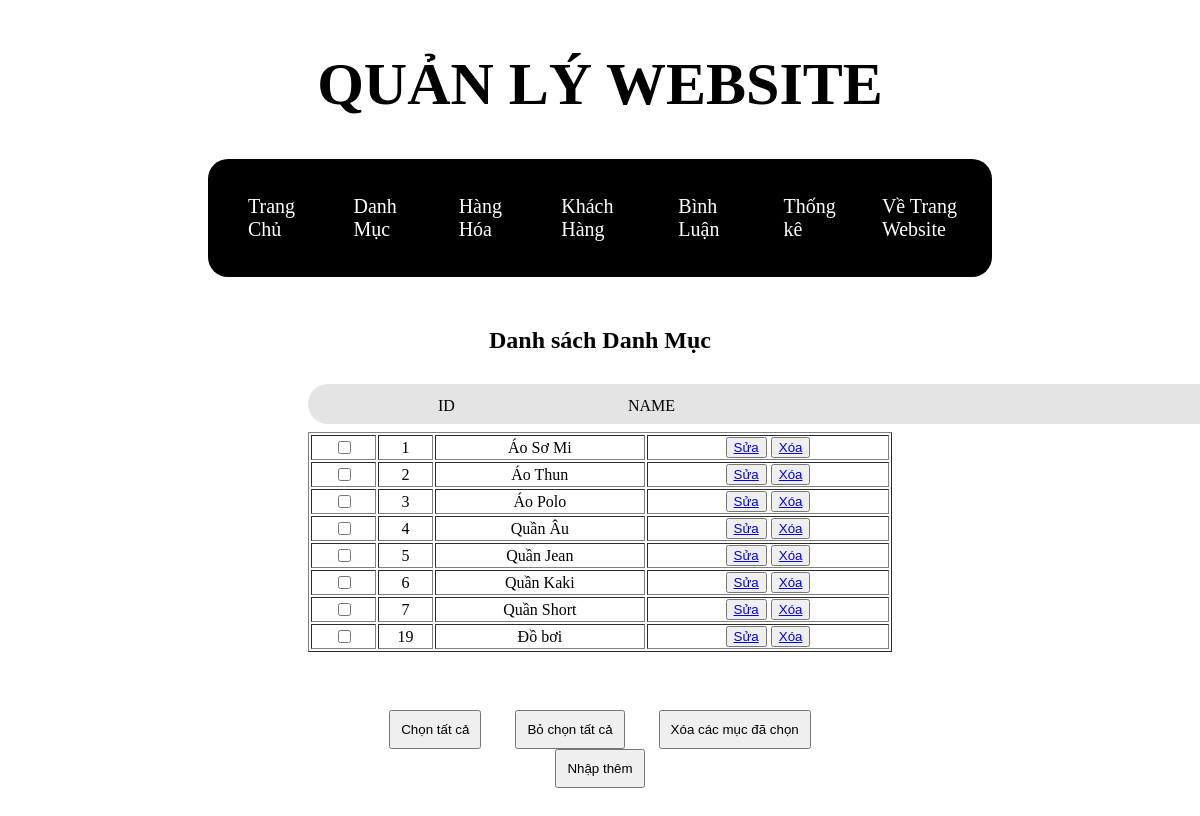
Screenshot of /admin/index.php?act=listdm with the database file from the repository.
### tables this page shows
CREATE TABLE `category` (
  `category_id` int(11) NOT NULL,
  `category_name` varchar(200) NOT NULL
);

### model/pdo.php (called while the page is built, shortened)
<?php
function pdo_get_connection(){
    $dburl = "mysql:host=localhost;dbname=duanmau;charset=utf8";
    $username = 'root';
    $password = '';
    $conn = new PDO($dburl, $username, $password);
    $conn->setAttribute(PDO::ATTR_ERRMODE, PDO::ERRMODE_EXCEPTION);
    return $conn;
}
function pdo_query($sql){
    $sql_args = array_slice(func_get_args(), 1);
    try{
        $conn = pdo_get_connection();
        $stmt = $conn->prepare($sql);
        $stmt->execute($sql_args);
        $rows = $stmt->fetchAll();
        return $rows;
    }
    catch(PDOException $e){
        throw $e;
    }
    finally{
        unset($conn);
    }
}

### model/loai.php (called while the page is built, shortened)
<?php
function loadall_category(){
    $sql = "SELECT * FROM category";
    $dm = pdo_query($sql);
    return $dm;
}

### admin/loaisp/list.php (the view, shortened to what this page needs)
<div class="text-dm">
    <h2>Danh sách Danh Mục</h2>
</div>
<div class="list-dm">
    <div class="table-dm">
        <div class="id-name">
            <div class="id-list">ID</div>
            <div class="ten-dm">NAME</div>
        </div>
        <br>
        <table border="1px">
            <?php foreach ($category as $cate) : ?>
                <tr>
                    <td><input type="checkbox" name="" id=""></td>
                    <td><?= $cate['category_id'] ?></td>
                    <td><?= $cate['category_name'] ?></td>
                    <td>
                        <button><a href="index.php?act=editdm&category_id=<?= $cate['category_id'] ?>">Sửa</a></button>
                        <button> <a href="index.php?act=deletedm&category_id=<?= $cate['category_id'] ?>">Xóa</a></button>
                    </td>
                </tr>
            <?php endforeach ?>
        </table>
        <br>
    </div>
    <div class="btn-list">
        <input type="button" value="Chọn tất cả">
        <input type="button" value="Bỏ chọn tất cả">
        <input type="button" value="Xóa các mục đã chọn">
        <a href="index.php?act=adddm"><input type="button" value="Nhập thêm"></a>
    </div>
</div>

### views/css/list-category.css (style rules this page uses)
.text-dm { text-align: center; margin-top: 50px; }
.list-dm { padding-left: 300px; padding-right: 300px; align-items: center; flex-direction: column; text-align: center; position: relative; }
.id-name { display: flex; padding: 20px; width: 880px; border-radius: 20px; background-color: #e4e4e4; position: absolute; top: 10px; }
.id-list { position: absolute; left: 130px; top: 13px; }
.ten-dm { position: absolute; left: 320px; top: 13px; }
.table-dm { display: flex; justify-content: center; flex-direction: column; }
table { width: 920px; margin-top: 40px; }
.btn-list { margin-top: 20px; padding: 20px; }
.btn-list input { margin: 0 15px; padding: 10px; }

### views/css/list-product.css (style rules this page uses)
table { width: 100%; }
.btn-list { text-align: center; }

### rows the page displays
category: category_id "1", category_name "Áo Sơ Mi"
category: category_id "2", category_name "Áo Thun"
category: category_id "3", category_name "Áo Polo"
category: category_id "4", category_name "Quần Âu"
category: category_id "5", category_name "Quần Jean"
category: category_id "6", category_name "Quần Kaki"
category: category_id "7", category_name "Quần Short"
category: category_id "19", category_name "Đồ bơi"
